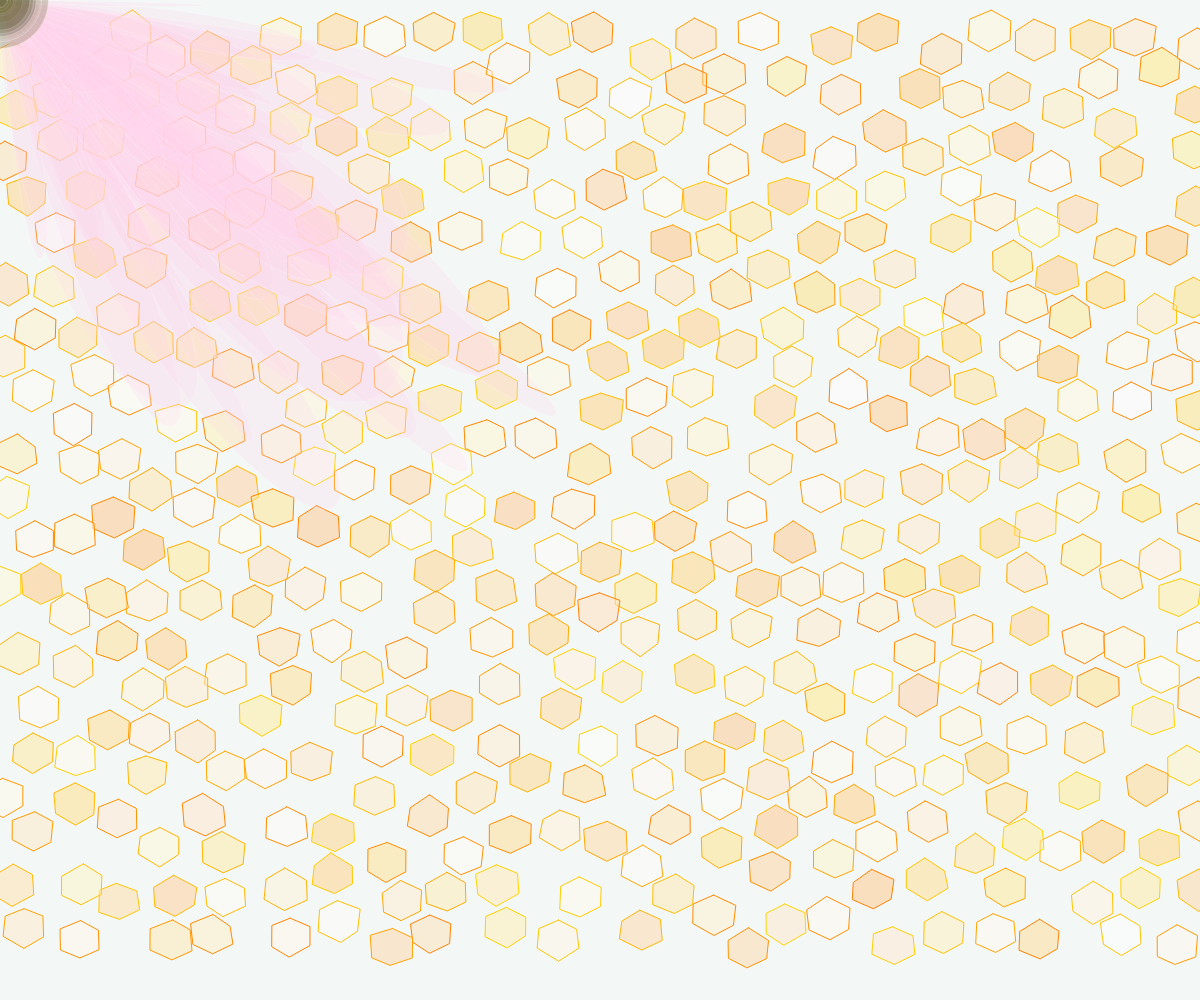
Frame 1 (no input)
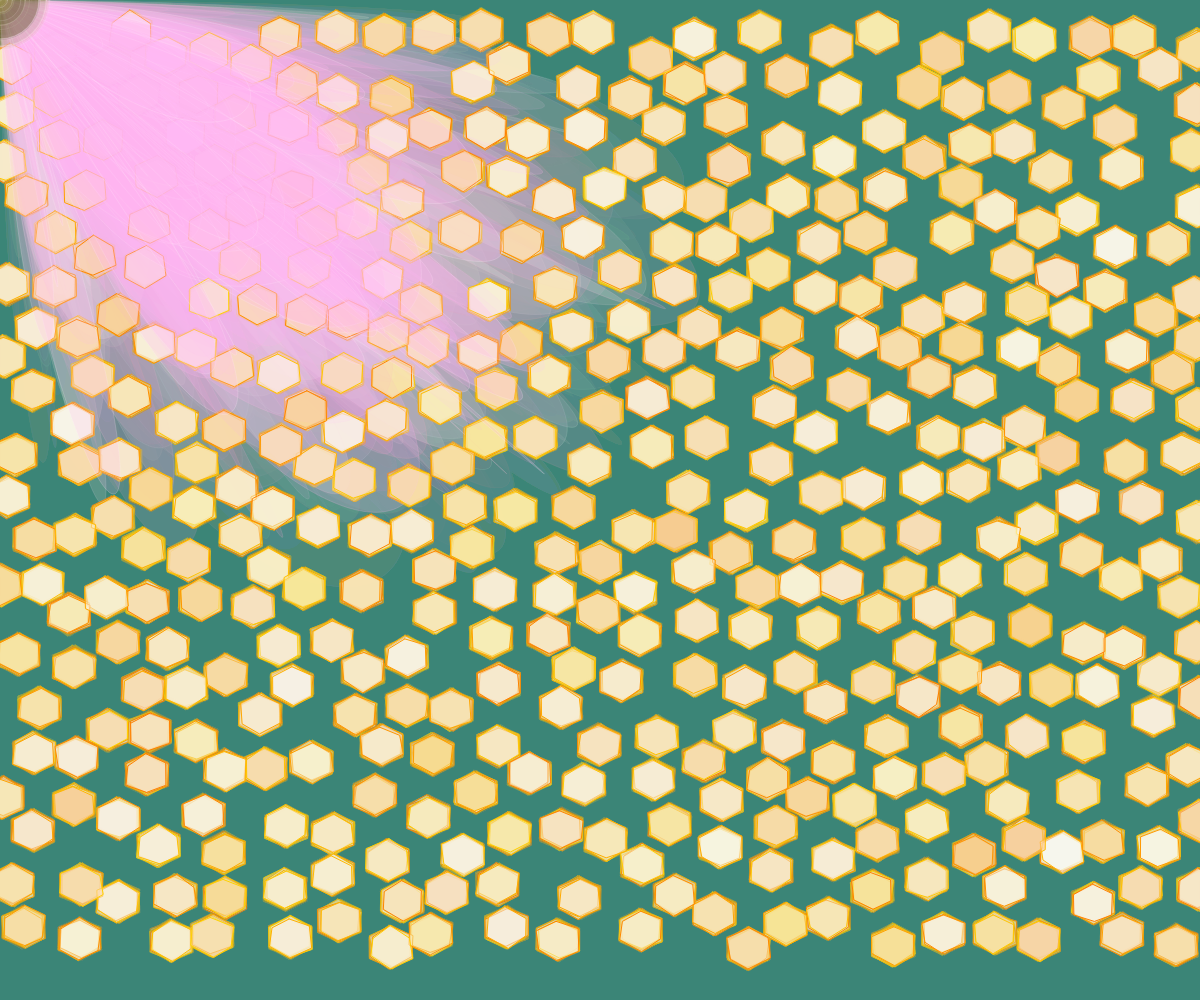
Frame 60 (no input)
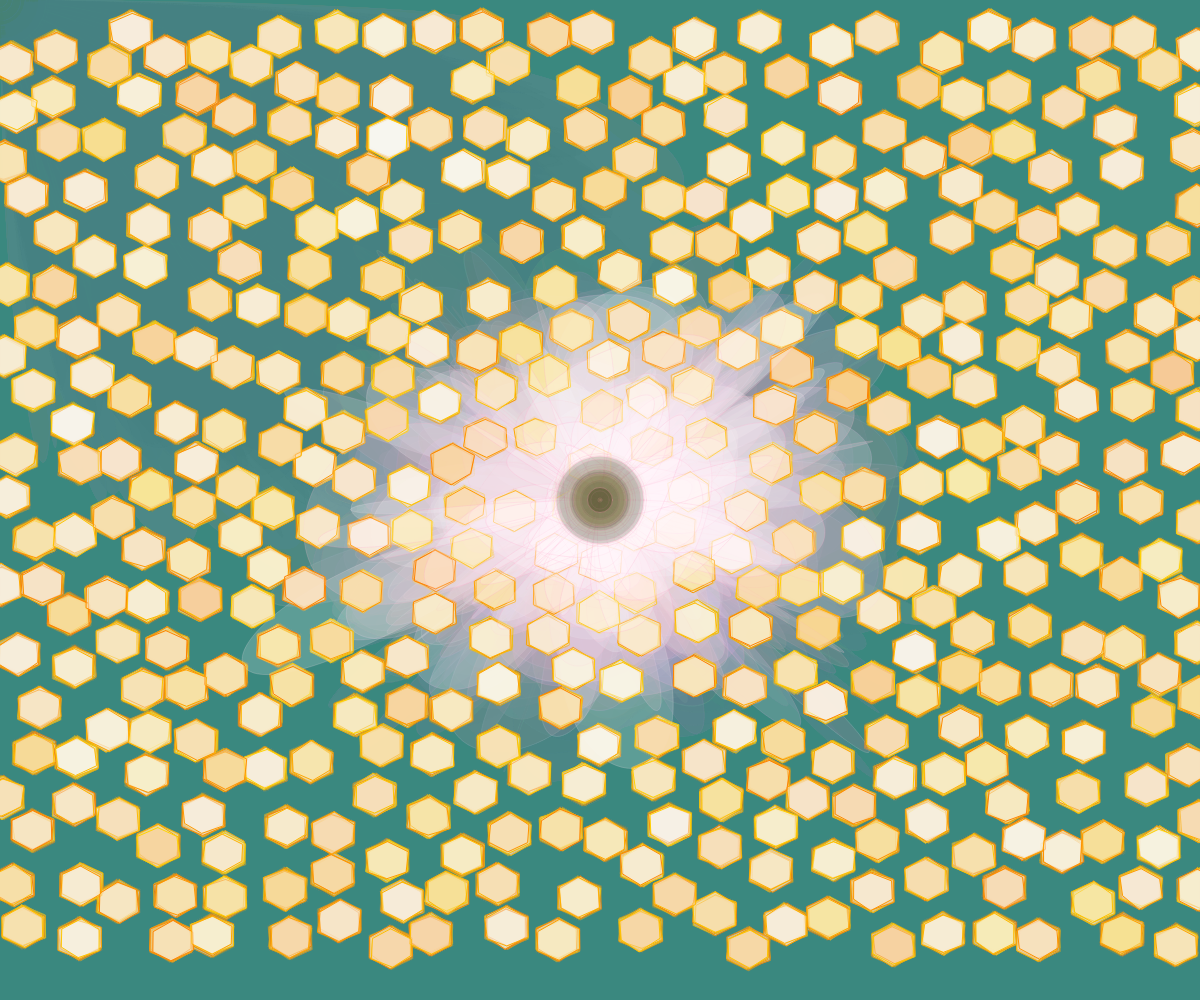
Frame 120 (the mouse pressed at the canvas centre since frame 60)

The p5.js sketch that drew these frames (run headless with seeded random() and noise() and a simulated clock; from frame 60 on, the mouse is pressed at the canvas centre):

// p5.js sketch
// ── sketch.js
let cells = [];
let protection = 0;
let r = 0;
let num;

function setup() {
  createCanvas(windowWidth, windowHeight);
  colorMode(HSB, 360, 100, 100, 100);
  background(random(150,200), 50, 50, 1);
  num = height*0.05;
  }
  
function draw() {
  background(random(150,200), 50, 50, 5);
  while (cells.length < height*.5){
    var cell = {
      x: random(width),
      y: random(height-80),
      len: 20
    };

    var overlapping = false;
    for (var j = 0; j < cells.length; j++){
      var other = cells[j];
      var d = dist(cell.x, cell.y, other.x, other.y);
      if (d < cell.len + other.len){
        overlapping = true;
      }
    }

    if (!overlapping){
      cells.push(cell);
    }

    protection++;
    if (protection > 10000){
      break;
    }
  }
  honeyComb();
  flower()
  bee();

  }


function honeyComb(){
  for (let i = 0; i < cells.length; i++){
    stroke(random(30,50), 100, 100);
    //strokeWeight(map(mouseX, 0, width, 5, 100));
    fill(random(30,50), random(50), 100, 50);
    beginShape();
    vertex(cells[i].x + random(-2,2), cells[i].y+cells[i].len*0.5 + random(-2,2));
    vertex(cells[i].x + cells[i].len + random(-2,2), cells[i].y + cells[i].len + random(-2,2));
    vertex(cells[i].x + cells[i].len + random(-2,2), cells[i].y + 2*cells[i].len + random(-2,2));
    vertex(cells[i].x + random(-2,2), cells[i].y + cells[i].len*2.5 + random(-2,2));
    vertex(cells[i].x - cells[i].len + random(-2,2), cells[i].y + 2 * cells[i].len + random(-2,2));
    vertex(cells[i].x - cells[i].len + random(-2,2), cells[i].y + cells[i].len + random(-2,2));
    endShape(CLOSE);
  }
}

function bee(){
  for (i = 0; i < 20; i++){
    fill(55, random(100), random(100), random(20))
    circle(mouseX, mouseY,random(100));
  }
}

function flower(){
  fill(random(300,360), random(50), 100, 20);
  stroke(random(300,360), random(50), 100, 20);
  for (i = 0; i < num; i++){
    curveTightness(random(3,6));
    curve(random(width), random(height), mouseX, mouseY, mouseX, mouseY,random(width), random(height));
  } 
}
